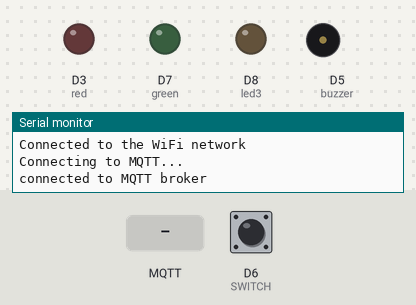
Recording of a sketch running on a simulated ESP8266 (Wemos D1 mini). Shown: output pins drawn as LEDs (lit = HIGH), buzzer (waves = sounding), the last lines printed to the serial monitor. Inputs (shaded band) come from the test bench; at power-on: D6 (SWITCH) HIGH. WiFi joins after 1.5 s; servers stay silent unless stated; no MQTT or app messages arrive unless stated.

Above: at 2.7 s.
2.8 s: MQTT message "fall" arrives on the first subscribed topic
At 4.0 s:
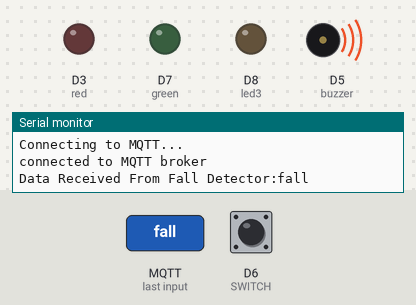
4.3 s: MQTT message "car-danger" arrives on the second subscribed topic
At 6.9 s:
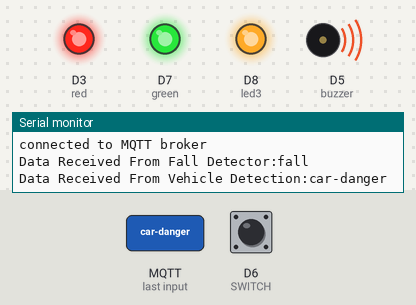
7.3 s: MQTT message "car-approaching" arrives on the second subscribed topic
At 9.2 s:
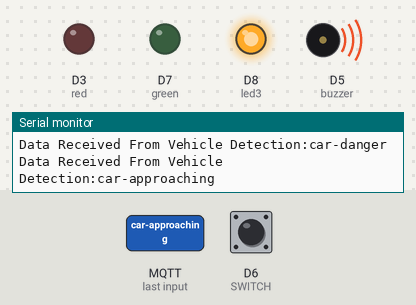
10.2 s: D6 (SWITCH) pulled LOW for 0.15 s
At 11.1 s:
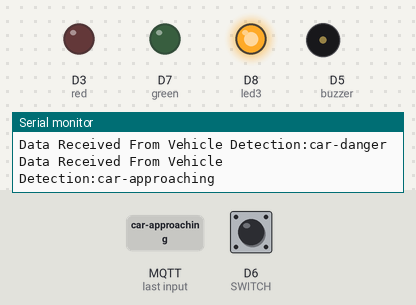
12.0 s: MQTT message "car-near" arrives on the second subscribed topic
At 12.5 s:
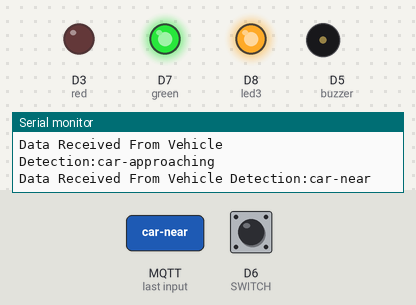
13.5 s: MQTT message "fall" arrives on the first subscribed topic
At 14.8 s:
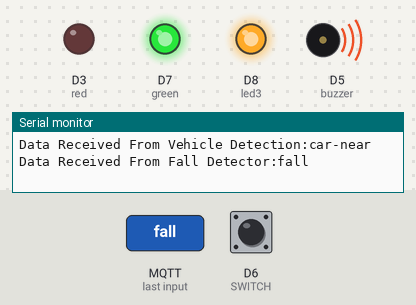
Timing chart, 0 to 16.0 s (numbered marks = the images above; inputs shaded):
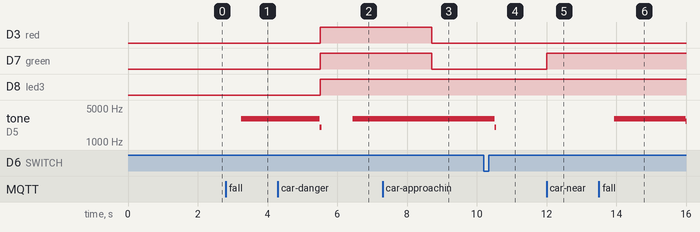

Measured:
- after the input at 2.8 s, tone on D5 (buzzer): silent → 2999 Hz after 0.44 s
- after the input at 4.3 s, D3 (red), D7 (green), D8 (led3): LOW → HIGH after 1.2 s; tone on D5 (buzzer): 2999 Hz → 2017 Hz after 1.2 s, → silent 0.05 s later, → 2999 Hz 0.90 s later
- after the input at 7.3 s, D3 (red), D7 (green): HIGH → LOW after 1.4 s; tone on D5 (buzzer): stays 2999 Hz (without the input it goes to 2898 Hz after 2.9 s)
- after the input at 10.2 s, tone on D5 (buzzer): 2999 Hz → 2017 Hz after 0.31 s, → silent 0.05 s later
- after the input at 12.0 s, D7 (green): LOW → HIGH at once
- after the input at 13.5 s, tone on D5 (buzzer): silent → 2999 Hz after 0.44 s, → 2669 Hz 2.1 s later

The sketch:

Actuator_led_buzzer.ino
```cpp
#include <ESP8266WiFi.h>
#include <ESP8266HTTPClient.h>
#include <WiFiClient.h>
#include <Arduino_JSON.h>
#include <PubSubClient.h>

const char* ssid = "taikahkiang"; //Your Wifi's SSID
const char* password = "taikahkiang"; //Wifi Password

// MQTT Broker
//const char *mqtt_broker = "broker.emqx.io";
const char *mqtt_broker = "192.168.139.156";
const char *mqtt_username = "emqx_ljw";
const char *mqtt_password = "public_ljw";
const int mqtt_port = 1883;

#define buzzer D5
#define SWITCH D6
#define red D3
#define green D7
#define led3 D8

//buzzer
int beats = 1;
int tempo = 50;
float sinVal;
int toneVal;
int x = 0;


volatile long LastPush = 0; //time when button was last pushed
volatile long DebounceDelay = 200; //160ms delay to debounce button
volatile byte state = LOW;
int ring_counter = 0;
int ring_timer = 0;
int first_ring = 0;
boolean has_sent = false;
WiFiClient espClient;
PubSubClient client(espClient);

IRAM_ATTR void toggle() {
  if ((millis() - LastPush) > DebounceDelay) {
    //state = !state;
    state = HIGH;
    LastPush = millis(); //record current time
  }
}

int result_fall;
String result_vehicle;
void callback(char* topic, byte* payload, unsigned int length) {
  if (strcmp(topic, "esp8266/car_led/esp8266-client-wemos/out") == 0) {
    Serial.print("Data Received From Vehicle Detection:");
    //result_vehicle = "";
    for (int i = 0; i < length; i++) {
      result_vehicle += (char)payload[i];
    }
    Serial.print(result_vehicle);
    Serial.print("\n");
  }

  else if (strcmp(topic, "esp8266/fall-actuator/esp8266-client-AC:0B:FB:D9:78:7B/out") == 0) {
    String payload_final = "";
    Serial.print("Data Received From Fall Detector:");
    for (int i = 0; i < length; i++) {
      payload_final += (char)payload[i];
    }
    Serial.print(payload_final);
    Serial.print("\n");
    if (payload_final == "fall") {
      result_fall = 1;
      has_sent = false;
    }

    state = LOW;

  }
}

void setup() {
  // Set software serial baud to 115200;
  Serial.begin(115200);
  // connecting to a WiFi network
  WiFi.begin(ssid, password);
  while (WiFi.status() != WL_CONNECTED) {
    delay(500);
    Serial.println("Connecting to WiFi..");
  }
  Serial.println("Connected to the WiFi network");
  //connecting to a mqtt broker
  client.setServer(mqtt_broker, mqtt_port);
  client.setCallback(callback);
  while (!client.connected()) {
    Serial.println("Connecting to MQTT...");
    if (client.connect("ESP32Client", mqtt_username, mqtt_password ))
    {
      Serial.println("connected to MQTT broker");
    }
    else
    {
      Serial.print("failed with state ");
      Serial.print(client.state());
      delay(500);
    }
  }
  client.subscribe("esp8266/fall-actuator/esp8266-client-AC:0B:FB:D9:78:7B/out");  //subscribe to fall detection result
  client.subscribe("esp8266/car_led/esp8266-client-wemos/out"); //subscribe to vehicle detection result
  pinMode(buzzer, OUTPUT);
  pinMode(SWITCH, INPUT_PULLUP);
  pinMode(red, OUTPUT);
  pinMode(green, OUTPUT);
  pinMode(led3, OUTPUT);
  attachInterrupt(digitalPinToInterrupt(SWITCH), toggle, RISING);
}

void loop() {
  if ((result_fall == 1) && (state == LOW)) { //predict fall && no push button
    ring_counter += 1;
    ring_timer = millis();
    for (int x = 0; x < 180; x++) {
      int i = 1, duration;
      duration = beats * tempo;  // length of note/rest in ms
      // convert degrees to radians then obtain sin value
      sinVal = (sin(x * (3.1412 / 180)));
      // generate a frequency from the sin value
      toneVal = 2000 + (int(sinVal * 1000));
      tone(buzzer, toneVal, duration);  // tone(pin, frequency, duration)
      delay(tempo / 10);            // brief pause between notes
    }

  }
  else if ((state == HIGH)) { //predict no fall or push button
    analogWrite (buzzer, 0);
    ring_counter = 0;
    state = LOW;
    client.publish("esp8266/fall-actuator/esp8266-client-AC:0B:FB:D9:78:7B/out", "backup");
    result_fall = 0; //reset state for next prediction
  }

  if (ring_counter == 1) { //first ring
    first_ring = millis();
  }
  if ((ring_timer - first_ring >= 20000) && (state == LOW) && has_sent == false) {
    Serial.print("Person in danger!!\n");
    client.publish("esp8266/fall-actuator/esp8266-client-AC:0B:FB:D9:78:7B/out", "emergency");
    has_sent = true;

  }

  if (result_vehicle == "car-danger") {
    digitalWrite(red, HIGH);
    digitalWrite(green, HIGH);
    digitalWrite(led3, HIGH);
    delay(500);
    result_vehicle = "";
  }
  else if (result_vehicle == "car-approaching") {
    digitalWrite(red, LOW);
    digitalWrite(green, LOW);
    digitalWrite(led3, HIGH);
    result_vehicle = "";
  }
  else if (result_vehicle == "car-near") {
    digitalWrite(red, LOW);
    digitalWrite(green, HIGH);
    digitalWrite(led3, HIGH);
    result_vehicle = "";
  }
  else if (result_vehicle == "car-safe") {
    digitalWrite(red, LOW);
    digitalWrite(green, LOW);
    digitalWrite(led3, LOW);
    result_vehicle = "";
  }
  client.loop();

}
```
